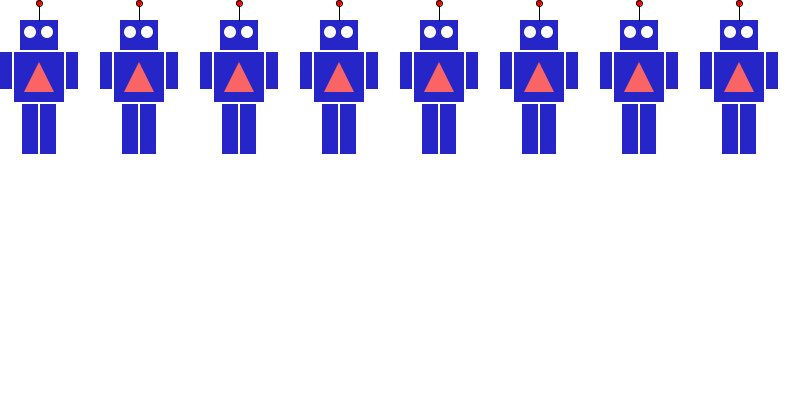
Frame 1 (no input)
Frame 60 (the mouse pressed at the canvas centre just before this capture): identical to frame 1, image omitted
Frame 120 (the mouse held since frame 60 and released just before this capture): identical to frame 1, image omitted

The Processing sketch that drew this single still picture (run headless with seeded random() and noise(); from frame 60 on, the mouse is pressed at the canvas centre):

// Processing sketch: Loop_VI
// ── Loop_VI.pde

int xOffset=0;

color bodycolor=color(38, 38, 200);
color trianglecolor=color(250, 100, 100);


void setup() {
  size(800, 400);
}


void draw() {
      background(255);

  for (int i=0; i <800; i+=100) {
    xOffset=i;

    noStroke();
    fill(bodycolor);
    rect(20+xOffset, 20, 38, 30); // head
    fill(255);
    ellipse(30+xOffset, 32, 12, 12); // left eye
    ellipse(47+xOffset, 32, 12, 12); // right eye

    //----
    stroke(0);
    line(39+xOffset, 0, 39+xOffset, 20); //antenna
    fill(255, 0, 0);
    ellipse(39+xOffset, 3, 6, 6); // antenna

    noStroke();
    fill(bodycolor);
    rect(14+xOffset, 52, 50, 50); // body
    fill(trianglecolor);
    triangle(39+xOffset, 62, 24+xOffset, 92, 54+xOffset, 92);//body

    fill(bodycolor);
    rect(0+xOffset, 52, 12, 37); // left arm
    rect(66+xOffset, 52, 12, 37); // right arm

    rect(22+xOffset, 104, 16, 50); // left leg
    rect(40+xOffset, 104, 16, 50); // right leg
  }
}
